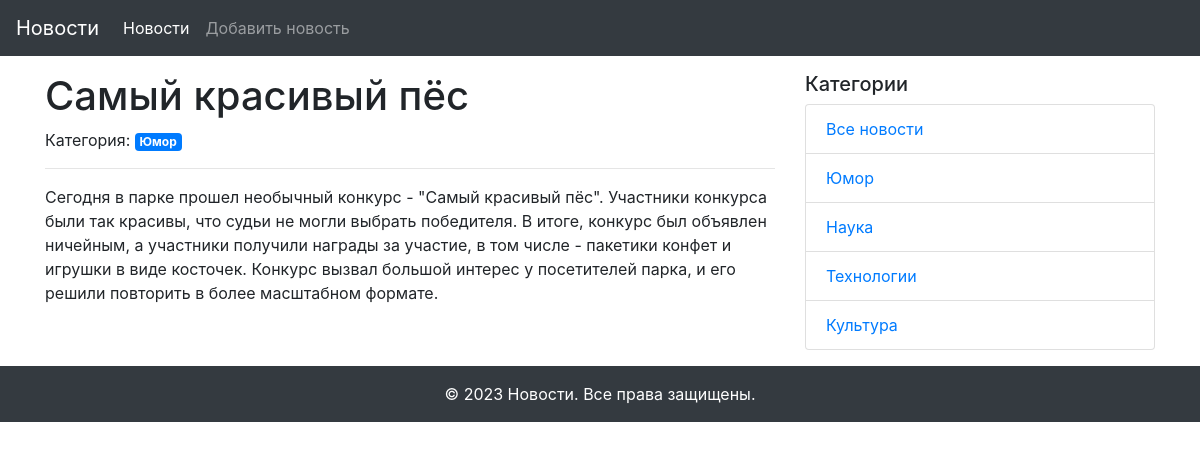
The page /news_detail/1 on the database its author committed.
### models.py (models this page shows, shortened)
class News(db.Model):
    id = db.Column(db.Integer, primary_key=True)
    title = db.Column(db.String(255), unique=True, nullable=False)
    text = db.Column(db.Text, nullable=False)
    created_date = db.Column(db.DateTime, default=datetime.utcnow)
    category_id = db.Column(db.Integer, db.ForeignKey('category.id'), nullable=True)
    category = db.relationship("Category", back_populates='news')

class Category(db.Model):
    id = db.Column(db.Integer, primary_key=True)
    title = db.Column(db.String(255), nullable=False)
    news = db.relationship('News', back_populates="category")

### views.py (the view)
@app.route('/news_detail/<int:id>')
def news_detail(id):
    news = News.query.get(id)
    categories = Category.query.all()
    return render_template('news_detail.html',
                           news=news, categories=categories)

### templates/news_detail.html (shortened to what this page needs)
{% extends "base.html" %}
{% block content %}
  <h1>{{ news.title }}</h1>
  {% if news.category %}
    <span>Категория: <a href="{{ url_for('news_in_category', id=news.category.id) }}" class="badge badge-primary">{{ news.category.title }}</a></span>
  {% endif %}
  <hr>
  <p>{{ news.text }}</p>
{% endblock content %}

### templates/side_navigation.html
<div class="col-md-4">
  <h5>Категории</h5>
  <ul class="list-group">
    <li class="list-group-item"><a href="{{ url_for('index') }}">Все новости</a></li>
    {% for category in categories %}
      <li class="list-group-item"><a href="{{ url_for('news_in_category', id=category.id) }}">{{ category.title }}</a></li>
    {% endfor %}
  </ul>
</div>

### rows shown on the page
News: title "Самый красивый пёс", text "Сегодня в парке прошел необычный конкурс - \"Самый красивый пёс\". Участники конкурса были так красивы, что судьи не могли выбрать победителя. В итоге, конкурс был объявлен ничейным, а участники получили награды за участие, в том числе - пакетики конфет и игрушки в виде косточек. Конкурс вызвал большой интерес у посетителей парка, и его решили повторить в более масштабном формате."
Category: category "Юмор", title "Юмор"
Category: title "Наука"
Category: title "Технологии"
Category: title "Культура"
